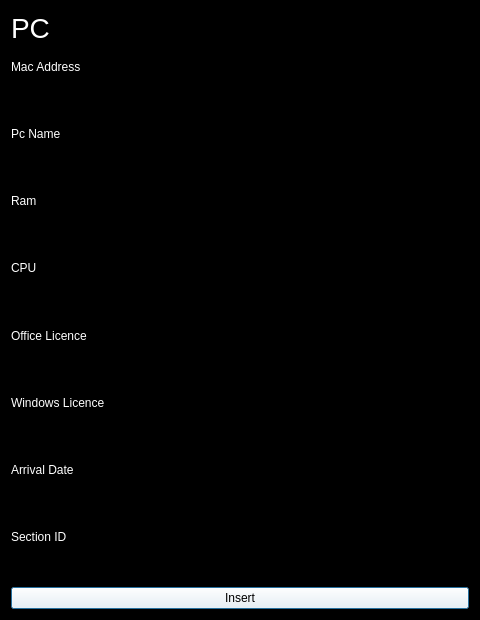
<?xml version="1.0" encoding="UTF-8"?>
<ui version="4.0">
 <class>Dialog</class>
 <widget class="QDialog" name="Dialog">
  <property name="geometry">
   <rect>
    <x>0</x>
    <y>0</y>
    <width>480</width>
    <height>620</height>
   </rect>
  </property>
  <property name="minimumSize">
   <size>
    <width>480</width>
    <height>620</height>
   </size>
  </property>
  <property name="maximumSize">
   <size>
    <width>480</width>
    <height>620</height>
   </size>
  </property>
  <property name="windowTitle">
   <string>Dialog</string>
  </property>
  <property name="styleSheet">
   <string notr="true">background-color: black;
color:white;</string>
  </property>
  <layout class="QVBoxLayout" name="verticalLayout">
   <item>
    <widget class="QLabel" name="label">
     <property name="styleSheet">
      <string notr="true">color : white;
font-size : 28px;</string>
     </property>
     <property name="text">
      <string>PC </string>
     </property>
    </widget>
   </item>
   <item>
    <widget class="QLabel" name="macAddress">
     <property name="styleSheet">
      <string notr="true">color:white;</string>
     </property>
     <property name="text">
      <string>Mac Address</string>
     </property>
    </widget>
   </item>
   <item>
    <widget class="QLineEdit" name="macAddressLine">
     <property name="styleSheet">
      <string notr="true">color:white;</string>
     </property>
    </widget>
   </item>
   <item>
    <widget class="QLabel" name="label_3">
     <property name="styleSheet">
      <string notr="true">color:white;</string>
     </property>
     <property name="text">
      <string>Pc Name</string>
     </property>
    </widget>
   </item>
   <item>
    <widget class="QLineEdit" name="pc_name_line"/>
   </item>
   <item>
    <widget class="QLabel" name="label_4">
     <property name="styleSheet">
      <string notr="true">color:white;</string>
     </property>
     <property name="text">
      <string>Ram</string>
     </property>
    </widget>
   </item>
   <item>
    <widget class="QLineEdit" name="ram_line"/>
   </item>
   <item>
    <widget class="QLabel" name="label_5">
     <property name="styleSheet">
      <string notr="true">color:white;</string>
     </property>
     <property name="text">
      <string>CPU</string>
     </property>
    </widget>
   </item>
   <item>
    <widget class="QLineEdit" name="cpu_line"/>
   </item>
   <item>
    <widget class="QLabel" name="label_6">
     <property name="styleSheet">
      <string notr="true">color:white;</string>
     </property>
     <property name="text">
      <string>Office Licence</string>
     </property>
    </widget>
   </item>
   <item>
    <widget class="QLineEdit" name="office_licence_line"/>
   </item>
   <item>
    <widget class="QLabel" name="label_7">
     <property name="styleSheet">
      <string notr="true">color:white;</string>
     </property>
     <property name="text">
      <string>Windows Licence</string>
     </property>
    </widget>
   </item>
   <item>
    <widget class="QLineEdit" name="windows_licence_line"/>
   </item>
   <item>
    <widget class="QLabel" name="label_8">
     <property name="styleSheet">
      <string notr="true">color:white;</string>
     </property>
     <property name="text">
      <string>Arrival Date</string>
     </property>
    </widget>
   </item>
   <item>
    <widget class="QLineEdit" name="arrival_date_line"/>
   </item>
   <item>
    <widget class="QLabel" name="label_9">
     <property name="styleSheet">
      <string notr="true">color:white;</string>
     </property>
     <property name="text">
      <string>Section ID</string>
     </property>
    </widget>
   </item>
   <item>
    <widget class="QLineEdit" name="sectionID_line"/>
   </item>
   <item>
    <widget class="QPushButton" name="insert_btn">
     <property name="styleSheet">
      <string notr="true">background-color: white;
color : black;
</string>
     </property>
     <property name="text">
      <string>Insert</string>
     </property>
    </widget>
   </item>
  </layout>
  <zorder>macAddressLine</zorder>
  <zorder>label</zorder>
  <zorder>macAddress</zorder>
  <zorder>label_3</zorder>
  <zorder>label_4</zorder>
  <zorder>label_5</zorder>
  <zorder>label_6</zorder>
  <zorder>label_7</zorder>
  <zorder>label_8</zorder>
  <zorder>label_9</zorder>
  <zorder>insert_btn</zorder>
  <zorder>pc_name_line</zorder>
  <zorder>cpu_line</zorder>
  <zorder>office_licence_line</zorder>
  <zorder>sectionID_line</zorder>
  <zorder>ram_line</zorder>
  <zorder>windows_licence_line</zorder>
  <zorder>arrival_date_line</zorder>
 </widget>
 <resources/>
 <connections/>
</ui>
